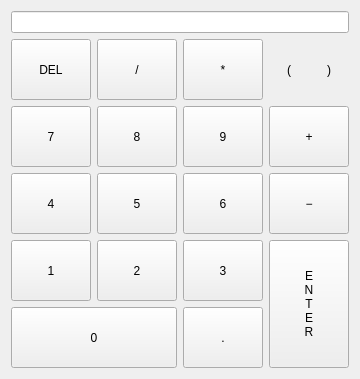
<?xml version="1.0" encoding="UTF-8"?>
<ui version="4.0">
 <class>Form</class>
 <widget class="MkTransparentWidget" name="Form">
  <property name="geometry">
   <rect>
    <x>0</x>
    <y>0</y>
    <width>276</width>
    <height>379</height>
   </rect>
  </property>
  <property name="windowTitle">
   <string>Form</string>
  </property>
  <layout class="QVBoxLayout" name="verticalLayout">
   <item>
    <widget class="QLineEdit" name="lineEdit"/>
   </item>
   <item>
    <widget class="QWidget" name="widget" native="true">
     <layout class="QGridLayout" name="gridLayout">
      <property name="leftMargin">
       <number>0</number>
      </property>
      <property name="topMargin">
       <number>0</number>
      </property>
      <property name="rightMargin">
       <number>0</number>
      </property>
      <property name="bottomMargin">
       <number>0</number>
      </property>
      <property name="spacing">
       <number>6</number>
      </property>
      <item row="0" column="2">
       <widget class="VKBKey" name="subtract_5">
        <property name="sizePolicy">
         <sizepolicy hsizetype="Expanding" vsizetype="Expanding">
          <horstretch>0</horstretch>
          <verstretch>0</verstretch>
         </sizepolicy>
        </property>
        <property name="focusPolicy">
         <enum>Qt::NoFocus</enum>
        </property>
        <property name="text">
         <string>*</string>
        </property>
        <property name="autoDefault">
         <bool>false</bool>
        </property>
       </widget>
      </item>
      <item row="0" column="1">
       <widget class="VKBKey" name="subtract_4">
        <property name="sizePolicy">
         <sizepolicy hsizetype="Expanding" vsizetype="Expanding">
          <horstretch>0</horstretch>
          <verstretch>0</verstretch>
         </sizepolicy>
        </property>
        <property name="focusPolicy">
         <enum>Qt::NoFocus</enum>
        </property>
        <property name="text">
         <string>/</string>
        </property>
        <property name="autoDefault">
         <bool>false</bool>
        </property>
       </widget>
      </item>
      <item row="1" column="0">
       <widget class="VKBKey" name="np7">
        <property name="sizePolicy">
         <sizepolicy hsizetype="Expanding" vsizetype="Expanding">
          <horstretch>0</horstretch>
          <verstretch>0</verstretch>
         </sizepolicy>
        </property>
        <property name="focusPolicy">
         <enum>Qt::NoFocus</enum>
        </property>
        <property name="text">
         <string>7</string>
        </property>
        <property name="autoDefault">
         <bool>false</bool>
        </property>
       </widget>
      </item>
      <item row="0" column="0">
       <widget class="VKBKey" name="del">
        <property name="sizePolicy">
         <sizepolicy hsizetype="Expanding" vsizetype="Expanding">
          <horstretch>0</horstretch>
          <verstretch>0</verstretch>
         </sizepolicy>
        </property>
        <property name="baseSize">
         <size>
          <width>0</width>
          <height>0</height>
         </size>
        </property>
        <property name="focusPolicy">
         <enum>Qt::NoFocus</enum>
        </property>
        <property name="text">
         <string>DEL</string>
        </property>
        <property name="autoDefault">
         <bool>false</bool>
        </property>
        <property name="key" stdset="0">
         <string>Del</string>
        </property>
       </widget>
      </item>
      <item row="3" column="2">
       <widget class="VKBKey" name="np3">
        <property name="sizePolicy">
         <sizepolicy hsizetype="Expanding" vsizetype="Expanding">
          <horstretch>0</horstretch>
          <verstretch>0</verstretch>
         </sizepolicy>
        </property>
        <property name="focusPolicy">
         <enum>Qt::NoFocus</enum>
        </property>
        <property name="text">
         <string>3</string>
        </property>
        <property name="autoDefault">
         <bool>false</bool>
        </property>
       </widget>
      </item>
      <item row="3" column="1">
       <widget class="VKBKey" name="np2">
        <property name="sizePolicy">
         <sizepolicy hsizetype="Expanding" vsizetype="Expanding">
          <horstretch>0</horstretch>
          <verstretch>0</verstretch>
         </sizepolicy>
        </property>
        <property name="focusPolicy">
         <enum>Qt::NoFocus</enum>
        </property>
        <property name="text">
         <string>2</string>
        </property>
        <property name="autoDefault">
         <bool>false</bool>
        </property>
       </widget>
      </item>
      <item row="2" column="2">
       <widget class="VKBKey" name="np6">
        <property name="sizePolicy">
         <sizepolicy hsizetype="Expanding" vsizetype="Expanding">
          <horstretch>0</horstretch>
          <verstretch>0</verstretch>
         </sizepolicy>
        </property>
        <property name="focusPolicy">
         <enum>Qt::NoFocus</enum>
        </property>
        <property name="text">
         <string>6</string>
        </property>
        <property name="autoDefault">
         <bool>false</bool>
        </property>
       </widget>
      </item>
      <item row="1" column="1">
       <widget class="VKBKey" name="np8">
        <property name="sizePolicy">
         <sizepolicy hsizetype="Expanding" vsizetype="Expanding">
          <horstretch>0</horstretch>
          <verstretch>0</verstretch>
         </sizepolicy>
        </property>
        <property name="focusPolicy">
         <enum>Qt::NoFocus</enum>
        </property>
        <property name="text">
         <string>8</string>
        </property>
        <property name="autoDefault">
         <bool>false</bool>
        </property>
       </widget>
      </item>
      <item row="2" column="1">
       <widget class="VKBKey" name="np5">
        <property name="sizePolicy">
         <sizepolicy hsizetype="Expanding" vsizetype="Expanding">
          <horstretch>0</horstretch>
          <verstretch>0</verstretch>
         </sizepolicy>
        </property>
        <property name="focusPolicy">
         <enum>Qt::NoFocus</enum>
        </property>
        <property name="text">
         <string>5</string>
        </property>
        <property name="autoDefault">
         <bool>false</bool>
        </property>
       </widget>
      </item>
      <item row="3" column="0">
       <widget class="VKBKey" name="np1">
        <property name="sizePolicy">
         <sizepolicy hsizetype="Expanding" vsizetype="Expanding">
          <horstretch>0</horstretch>
          <verstretch>0</verstretch>
         </sizepolicy>
        </property>
        <property name="focusPolicy">
         <enum>Qt::NoFocus</enum>
        </property>
        <property name="text">
         <string>1</string>
        </property>
        <property name="autoDefault">
         <bool>false</bool>
        </property>
       </widget>
      </item>
      <item row="1" column="2">
       <widget class="VKBKey" name="np9">
        <property name="sizePolicy">
         <sizepolicy hsizetype="Expanding" vsizetype="Expanding">
          <horstretch>0</horstretch>
          <verstretch>0</verstretch>
         </sizepolicy>
        </property>
        <property name="focusPolicy">
         <enum>Qt::NoFocus</enum>
        </property>
        <property name="text">
         <string>9</string>
        </property>
        <property name="autoDefault">
         <bool>false</bool>
        </property>
       </widget>
      </item>
      <item row="2" column="0">
       <widget class="VKBKey" name="np4">
        <property name="sizePolicy">
         <sizepolicy hsizetype="Expanding" vsizetype="Expanding">
          <horstretch>0</horstretch>
          <verstretch>0</verstretch>
         </sizepolicy>
        </property>
        <property name="focusPolicy">
         <enum>Qt::NoFocus</enum>
        </property>
        <property name="text">
         <string>4</string>
        </property>
        <property name="autoDefault">
         <bool>false</bool>
        </property>
       </widget>
      </item>
      <item row="1" column="4">
       <widget class="VKBKey" name="subtract_2">
        <property name="sizePolicy">
         <sizepolicy hsizetype="Expanding" vsizetype="Expanding">
          <horstretch>0</horstretch>
          <verstretch>0</verstretch>
         </sizepolicy>
        </property>
        <property name="focusPolicy">
         <enum>Qt::NoFocus</enum>
        </property>
        <property name="text">
         <string>+</string>
        </property>
        <property name="autoDefault">
         <bool>false</bool>
        </property>
       </widget>
      </item>
      <item row="2" column="4">
       <widget class="VKBKey" name="subtract_3">
        <property name="sizePolicy">
         <sizepolicy hsizetype="Expanding" vsizetype="Expanding">
          <horstretch>0</horstretch>
          <verstretch>0</verstretch>
         </sizepolicy>
        </property>
        <property name="focusPolicy">
         <enum>Qt::NoFocus</enum>
        </property>
        <property name="text">
         <string>−</string>
        </property>
        <property name="autoDefault">
         <bool>false</bool>
        </property>
       </widget>
      </item>
      <item row="0" column="4">
       <layout class="QHBoxLayout" name="horizontalLayout">
        <property name="spacing">
         <number>0</number>
        </property>
        <item>
         <widget class="VKBKey" name="subtract_6">
          <property name="sizePolicy">
           <sizepolicy hsizetype="Expanding" vsizetype="Expanding">
            <horstretch>0</horstretch>
            <verstretch>0</verstretch>
           </sizepolicy>
          </property>
          <property name="focusPolicy">
           <enum>Qt::NoFocus</enum>
          </property>
          <property name="styleSheet">
           <string notr="true">padding: 0px;
border-right-width: 1px;
border-top-right-radius: 0px;
border-bottom-right-radius: 0px;
</string>
          </property>
          <property name="text">
           <string>(</string>
          </property>
          <property name="autoDefault">
           <bool>false</bool>
          </property>
         </widget>
        </item>
        <item>
         <widget class="VKBKey" name="subtract_7">
          <property name="sizePolicy">
           <sizepolicy hsizetype="Expanding" vsizetype="Expanding">
            <horstretch>0</horstretch>
            <verstretch>0</verstretch>
           </sizepolicy>
          </property>
          <property name="focusPolicy">
           <enum>Qt::NoFocus</enum>
          </property>
          <property name="styleSheet">
           <string notr="true">border-left: none;
border-top-left-radius: 0px;
border-bottom-left-radius: 0px;
</string>
          </property>
          <property name="text">
           <string>)</string>
          </property>
          <property name="autoDefault">
           <bool>false</bool>
          </property>
         </widget>
        </item>
       </layout>
      </item>
      <item row="4" column="2">
       <widget class="VKBKey" name="decimal">
        <property name="sizePolicy">
         <sizepolicy hsizetype="Expanding" vsizetype="Expanding">
          <horstretch>0</horstretch>
          <verstretch>0</verstretch>
         </sizepolicy>
        </property>
        <property name="focusPolicy">
         <enum>Qt::NoFocus</enum>
        </property>
        <property name="text">
         <string>.</string>
        </property>
        <property name="autoDefault">
         <bool>false</bool>
        </property>
       </widget>
      </item>
      <item row="4" column="0" colspan="2">
       <widget class="VKBKey" name="np0">
        <property name="sizePolicy">
         <sizepolicy hsizetype="Expanding" vsizetype="Expanding">
          <horstretch>0</horstretch>
          <verstretch>0</verstretch>
         </sizepolicy>
        </property>
        <property name="focusPolicy">
         <enum>Qt::NoFocus</enum>
        </property>
        <property name="text">
         <string>0</string>
        </property>
        <property name="autoDefault">
         <bool>false</bool>
        </property>
       </widget>
      </item>
      <item row="3" column="4" rowspan="2">
       <widget class="VKBKey" name="enter">
        <property name="sizePolicy">
         <sizepolicy hsizetype="Expanding" vsizetype="Expanding">
          <horstretch>0</horstretch>
          <verstretch>0</verstretch>
         </sizepolicy>
        </property>
        <property name="focusPolicy">
         <enum>Qt::NoFocus</enum>
        </property>
        <property name="text">
         <string>E
N
T
E
R</string>
        </property>
        <property name="autoDefault">
         <bool>false</bool>
        </property>
        <property name="key" stdset="0">
         <string>Return</string>
        </property>
       </widget>
      </item>
     </layout>
    </widget>
   </item>
  </layout>
 </widget>
 <customwidgets>
  <customwidget>
   <class>MkTransparentWidget</class>
   <extends>QWidget</extends>
   <header>monokrom.common.widgets.transparent_widget</header>
   <container>1</container>
  </customwidget>
  <customwidget>
   <class>VKBKey</class>
   <extends>QPushButton</extends>
   <header>qtpyvcp.widgets.virtual_keyboards.vkb_key</header>
  </customwidget>
 </customwidgets>
 <resources/>
 <connections/>
</ui>
